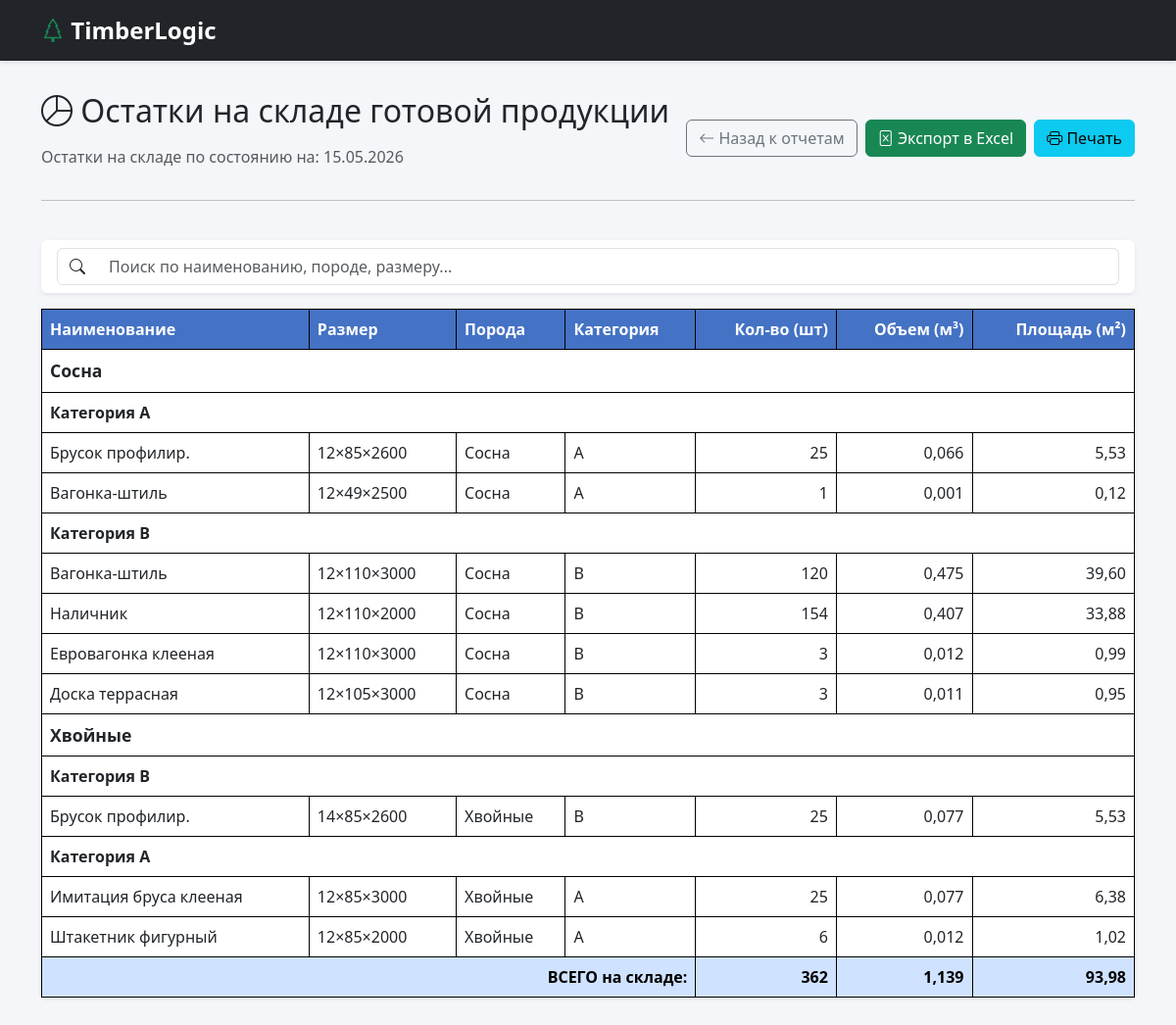
/reports/stock-balance/result/, run on the app's committed database.
### lumber_track/models.py (models this page shows, shortened)
class WoodSpecies(models.Model):
    name = models.CharField(max_length=50, unique=True, verbose_name="Порода")
    class Meta:
        verbose_name = "Порода древесины"
        verbose_name_plural = "Породы древесины"

class ProductName(models.Model):
    name = models.CharField(max_length=100, unique=True, verbose_name="Наименование")
    product_type = models.ForeignKey(ProductType, on_delete=models.PROTECT, verbose_name="Тип продукции")
    class Meta:
        verbose_name = "Наименование изделия"
        verbose_name_plural = "Наименования изделий"
        ordering = ['product_type', 'name', ]

### lumber_track/views.py (the view, shortened to what this page needs)
# urls.py: path('reports/stock-balance/result/', views.report_stock_balance_result, name='report_stock_balance_result'),
def report_stock_balance_result(request):
    from collections import defaultdict
    from django.utils import timezone
    from django.db.models import Sum
    date_to_obj = timezone.now().date()
    stocks = {}
    incoming = DocumentItem.objects.filter(
        document__doc_type__in=[1, 2],
        document__location_id=2,
        document__doc_date__lte=date_to_obj
    ).select_related('product_name', 'species', 'grade', 'lumber_dim', 'unit_dim')
    for item in incoming:
        key = f"{item.product_name_id}_{item.species_id}_{item.grade_id}_{item.lumber_dim_id}_{item.unit_dim_id}"
        if key not in stocks:
            if item.lumber_dim:
                dim_display = f"{item.lumber_dim.thickness}×{item.lumber_dim.width}×{item.lumber_dim.length}"
                volume_per_unit = item.lumber_dim.volume_m3
                area_per_unit = item.lumber_dim.area_m2
            elif item.unit_dim:
                dim_display = f"{item.unit_dim.length}×{item.unit_dim.width}×{item.unit_dim.height}"
                volume_per_unit = 0
                area_per_unit = 0
            else:
                dim_display = "—"
                volume_per_unit = 0
                area_per_unit = 0
            stocks[key] = {
                'product_name': item.product_name.name,
                'species': item.species.name,
                'grade': item.grade.code,
                'dimension_display': dim_display,
                'quantity': 0,
                'volume': 0,
                'area': 0,
                'volume_per_unit': volume_per_unit,
                'area_per_unit': area_per_unit,
            }
        stocks[key]['quantity'] += item.quantity
    outgoing = DocumentItem.objects.filter(
        document__doc_type=3,
        document__doc_date__lte=date_to_obj
    ).exclude(
        document__to_location_id=2
    ).select_related('product_name', 'species', 'grade', 'lumber_dim', 'unit_dim')
    report_list = []
    for key, data in stocks.items():
        if data['quantity'] > 0:
            data['volume'] = data['quantity'] * data['volume_per_unit']
            data['area'] = data['quantity'] * data['area_per_unit']
            report_list.append(data)
    grouped_data = {}
    for item in report_list:
        species = item['species']
        grade = item['grade']
        if species not in grouped_data:
            grouped_data[species] = {}
        if grade not in grouped_data[species]:
            grouped_data[species][grade] = []
        grouped_data[species][grade].append(item)
    grand_total_quantity = sum(item['quantity'] for item in report_list)
    grand_total_volume = sum(item['volume'] for item in report_list)
    grand_total_area = sum(item['area'] for item in report_list)
    context = {
        'title': 'Остатки на складе готовой продукции',
        'report_date': date_to_obj,
        'grouped_data': grouped_data,
        'grand_total_quantity': grand_total_quantity,
        'grand_total_volume': grand_total_volume,
        'grand_total_area': grand_total_area,
        'url_name': 'lumber_track:report_stock_balance_result',
    }
    if request.GET.get('export') == 'excel':
        return export_stock_balance_to_excel(grouped_data, context['title'], date_to_obj,
                                             grand_total_quantity, grand_total_volume, grand_total_area)
    return render(request, 'lumber_track/report_stock_balance.html', context)

### lumber_track/models.py (called while the page is built)
    @property
    def volume_m3(self):
        return (self.thickness * self.width * self.length) / 1_000_000_000

    @property
    def area_m2(self):
        return (self.width * self.length) / 1_000_000

### lumber_track/templates/lumber_track/report_stock_balance.html (shortened to what this page needs)
{% extends 'lumber_track/base.html' %}
{% block content %}
<div class="row mb-4">
    <div class="col-12">
        <div class="d-flex justify-content-between align-items-center">
            <div>
                <h1 class="h2 mb-3">
                    <i class="bi bi-pie-chart"></i> {{ title }}
                </h1>
                <p class="text-muted">
                    Остатки на складе по состоянию на: {{ report_date|date:"d.m.Y" }}
                </p>
            </div>
            <div class="d-flex gap-2">
                <a href="{% url 'lumber_track:reports_page' %}" class="btn btn-outline-secondary">
                    <i class="bi bi-arrow-left"></i> Назад к отчетам
                </a>
                <a href="{% url url_name %}?export=excel" class="btn btn-success">
                    <i class="bi bi-file-excel"></i> Экспорт в Excel
                </a>
                <button type="button" class="btn btn-info" id="printBtn">
                    <i class="bi bi-printer"></i> Печать
                </button>
            </div>
        </div>
        <hr>
    </div>
</div>
<div class="row mb-3">
    <div class="col-12">
        <div class="card shadow-sm border-0">
            <div class="card-body py-2">
                <div class="input-group">
                    <span class="input-group-text bg-white">
                        <i class="bi bi-search"></i>
                    </span>
                    <input type="text"
                           class="form-control border-start-0"
                           id="searchInput"
                           placeholder="Поиск по наименованию, породе, размеру...">
                </div>
            </div>
        </div>
    </div>
</div>
<div class="row">
    <div class="col-12">
        <div class="card shadow-sm border-0">
            <div class="card-body p-0">
                <div class="table-responsive">
                    <table class="table table-bordered mb-0" id="reportTable">
                        <thead>
                            <tr>
                                <th>Наименование</th>
                                <th>Размер</th>
                                <th>Порода</th>
                                <th>Категория</th>
                                <th class="text-end">Кол-во (шт)</th>
                                <th class="text-end">Объем (м³)</th>
                                <th class="text-end">Площадь (м²)</th>
                            </tr>
                        </thead>
                       <tbody id="tableBody">
    {% for species, grades in grouped_data.items %}
        <tr class="species-header">
            <td colspan="7"></i> {{ species }}</td>
        </tr>
        {% for grade, items in grades.items %}
            <tr class="grade-header">
                <td colspan="7"> Категория {{ grade }}</td>
            </tr>
            {% for item in items %}
            <tr class="data-row">
                <td>{{ item.product_name }}</td>
                <td>{{ item.dimension_display }}</td>
                <td>{{ item.species }}</td>
                <td>{{ item.grade }}</td>
                <td class="text-end">{{ item.quantity }}</td>
                <td class="text-end">{{ item.volume|floatformat:3 }}</td>
                <td class="text-end">{{ item.area|floatformat:2 }}</td>
             </tr>
            {% endfor %}
        {% endfor %}
    {% endfor %}
</tbody>
                        <tfoot class="table-primary">
                            <tr>
                                <th colspan="4" class="text-end">ВСЕГО на складе:</th>
                                <th class="text-end">{{ grand_total_quantity }}</th>
                                <th class="text-end">{{ grand_total_volume|floatformat:3 }}</th>
                                <th class="text-end">{{ grand_total_area|floatformat:2 }}</th>
                            </tr>
                        </tfoot>
                    </table>
                </div>
            </div>
        </div>
    </div>
</div>
{% endblock %}

### lumber_track/templates/lumber_track/base.html (style rules this page uses)
body { background-color: #f4f6f9; font-family: 'Segoe UI', Tahoma, Geneva, Verdana, sans-serif; }

### lumber_track/templates/lumber_track/report_stock_balance.html (style rules this page uses)
.species-header { background-color: #e9ecef !important; font-weight: bold; font-size: 1.1rem; }
.grade-header { background-color: #d4edda !important; font-weight: bold; font-size: 1rem; }
.table-bordered td, .table-bordered th { border: 1px solid #000000 !important; }
thead th { background-color: #4472C4 !important; color: white !important; border-bottom: 2px solid #000 !important; }

### data on the page
WoodSpecies: grouped_data "Сосна", species "Сосна" "Сосна" "Сосна" "Сосна" "Сосна" "Сосна"
ProductName: product_name "Брусок профилир." "Брусок профилир."
ProductName: product_name "Вагонка-штиль" "Вагонка-штиль"
ProductName: product_name "Наличник"
ProductName: product_name "Евровагонка клееная"
ProductName: product_name "Доска террасная"
WoodSpecies: grouped_data "Хвойные", species "Хвойные" "Хвойные" "Хвойные"
ProductName: product_name "Имитация бруса клееная"
ProductName: product_name "Штакетник фигурный"

### other printed values
{{ title }} "Остатки на складе готовой продукции"
{{ grade }} "A" "B" "B" "A"
{{ item.dimension_display }} "12×85×2600" "12×49×2500" "12×110×3000" "12×110×2000" "12×110×3000" "12×105×3000" "14×85×2600" "12×85×3000" "12×85×2000"
{{ item.grade }} "A" "A" "B" "B" "B" "B" "B" "A" "A"
{{ item.quantity }} "25" "1" "120" "154" "3" "3" "25" "25" "6"
{{ item.volume|floatformat:3 }} "0,066" "0,001" "0,475" "0,407" "0,012" "0,011" "0,077" "0,077" "0,012"
{{ item.area|floatformat:2 }} "5,53" "0,12" "39,60" "33,88" "0,99" "0,95" "5,53" "6,38" "1,02"
{{ grand_total_quantity }} "362"
{{ grand_total_volume|floatformat:3 }} "1,139"
{{ grand_total_area|floatformat:2 }} "93,98"
